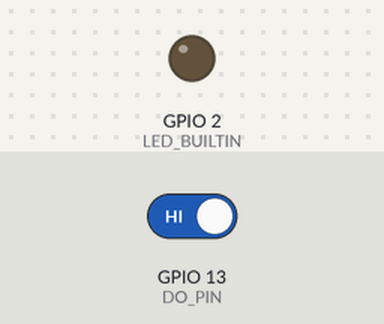
Simulated run of this sketch. Board: ESP32. Parts: output pins drawn as LEDs (lit = HIGH). Inputs (shaded band) come from the test bench; at power-on: GPIO 13 (DO_PIN) HIGH. WiFi joins after 1.5 s; servers stay silent unless stated; no MQTT or app messages arrive unless stated; pins used as bus, display or sensor lines are not drawn; what the sketch prints to the serial monitor is not drawn.

Above: at 3.2 s.
3.3 s: GPIO 13 (DO_PIN) driven LOW
At 5.8 s:
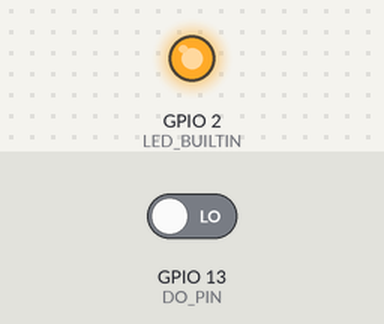
7.5 s: GPIO 13 (DO_PIN) driven HIGH
At 10.5 s:
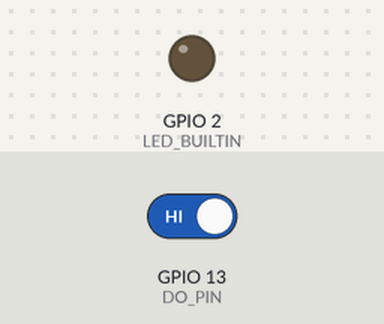
Timing chart, 0 to 12.0 s (numbered marks = the images above; inputs shaded):
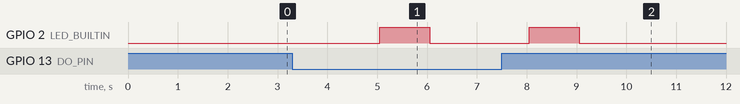

Measured:
- after the input at 3.3 s, GPIO 2 (LED_BUILTIN): LOW → HIGH after 1.8 s, → LOW 1.0 s later
- after the input at 7.5 s, GPIO 2 (LED_BUILTIN): LOW → HIGH after 0.55 s, → LOW 1.0 s later

The sketch:

esp32_code.ino
```cpp
#include <WiFi.h>
#include <PubSubClient.h>

/* Definição de constantes que serão utilizadas ao longo do código */
const char* ssid = "LASDPC-LAB";
const char* password = "L2sdpc2017";

const char* mqtt_server = "andromeda.lasdpc.icmc.usp.br";
const int mqtt_port = 7083;
const char* mqtt_user = "grupo11";
const char* mqtt_password = "1234";

WiFiClient espClient;
PubSubClient client(espClient);

#define POWER_PIN 32
#define DO_PIN 13
#define LED_BUILTIN 2

/* Definição de variáveis globais */
int changeInput = HIGH; // Armazena quando houve uma mudança de estado lida do sensor
char* tempState;

/* Preparativos */
void setup() {
  // Inicializando a placa e as portas I/O
  Serial.begin(9600);

  pinMode(POWER_PIN, OUTPUT);
  pinMode(DO_PIN, INPUT);
  pinMode(LED_BUILTIN, OUTPUT);

  // Iniciando a conexão Wi-Fi
  WiFi.begin(ssid, password);
  Serial.print("Conectando à rede Wi-Fi...");

  while (WiFi.status() != WL_CONNECTED) {
    delay(1000);
    Serial.print(".");
  }
  Serial.println("\nConexão Wi-Fi estabelecida.");

  // Definindo o servidor do broker MQTT que será conectado
  client.setServer(mqtt_server, mqtt_port);
}

/* Função que determina quais serão os procedimentos feitos caso a ESP32 precise se reconectar ao broker MQTT*/
void reconnect() {
  while(!client.connected()) {
    if(client.connect("ESP32Client", mqtt_user, mqtt_password)) {
      Serial.println("Conexão com o broker MQTT estabelecida!");
    } else {
      Serial.print("Falha em conectar com o broker MQTT, rc=");
      Serial.print(client.state());
      Serial.println(" Tentando novamente em 5 segundos...");
      delay(5000);
    }
  }
}


void loop() {
  // Verifica e mantém a conexão com o broker MQTT
  if (!client.connected()) {
    reconnect();
  }
  client.loop();

  digitalWrite(POWER_PIN, HIGH); // Inicia o fornecimento de energia para o sensor
  delay(500);
  int wl_state = digitalRead(DO_PIN); // Realiza a leitura do sensor
  delay(500);
  digitalWrite(POWER_PIN, LOW); // Interrompe o fornecimento de energia para o sensor

  // Caso o sensor acuse uma mudança de estado, a ESP32 envia uma mensagem MQTT
  if(wl_state != changeInput) {
    if(wl_state == HIGH) {
      Serial.println("Sem detecção de água.");
      tempState = "dry";
    } else {
      Serial.println("Água detectada.");
      tempState = "wet";
    }

    digitalWrite(LED_BUILTIN, HIGH);
    delay(500);

    bool publishStatus = client.publish("esp32/statusWL", tempState);

    if(!publishStatus) {
      Serial.println("ERRO AO PUBLICAR O TÓPICO!");
    }

    delay(500);
    digitalWrite(LED_BUILTIN, LOW);

    changeInput = wl_state;
  }

  delay(1000);
}
```
